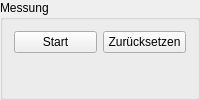
<?xml version="1.0" encoding="UTF-8"?>
<ui version="4.0">
 <class>MeasurementPanel</class>
 <widget class="QGroupBox" name="MeasurementPanel">
  <property name="title">
   <string>Messung</string>
  </property>
  <layout class="QVBoxLayout" name="verticalLayout">
   <item>
    <layout class="QHBoxLayout" name="layoutButtons">
     <item>
      <widget class="QPushButton" name="buttonStartStop">
       <property name="text">
        <string>Start</string>
       </property>
       <property name="toolTip">
        <string>Messung starten oder stoppen</string>
       </property>
      </widget>
     </item>
     <item>
      <widget class="QPushButton" name="buttonReset">
       <property name="text">
        <string>Zurücksetzen</string>
       </property>
       <property name="toolTip">
        <string>Aktuelle Messreihe verwerfen und neu beginnen</string>
       </property>
      </widget>
     </item>
    </layout>
   </item>
   <item>
    <widget class="ElidedLabel" name="labelState"/>
   </item>
  </layout>
 </widget>
 <customwidgets>
  <customwidget>
   <class>ElidedLabel</class>
   <extends>QLabel</extends>
   <header>gyroscope_ui.ui.widgets.elided_label</header>
  </customwidget>
 </customwidgets>
 <resources/>
 <connections/>
</ui>
